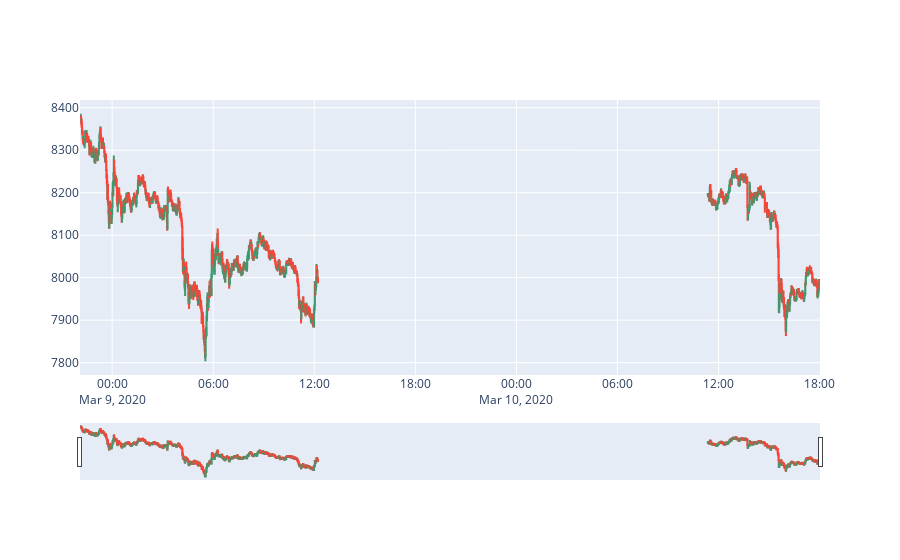

Write notebook code for a chart like this one.
### Code cell
fig = go.Figure(data=[go.Candlestick(x=df['time'],
                open=df['open'],
                high=df['high'],
                low=df['low'],
                close=df['close'])])
fig.show()

### Figure 1 — Plotly figure (JSON) as saved in the notebook; plotly's stock layout.template omitted (floating-point values rounded to 4 significant figures; data arrays with more than 128 entries replaced by an {"elided": "..."} marker saying what was removed)
{"data": [{"close": {"elided": "1248 float values"}, "high": {"elided": "1248 float values"}, "low": {"elided": "1248 float values"}, "open": {"elided": "1248 float values"}, "type": "candlestick", "x": {"elided": "1248 str values"}}], "layout": {}}
